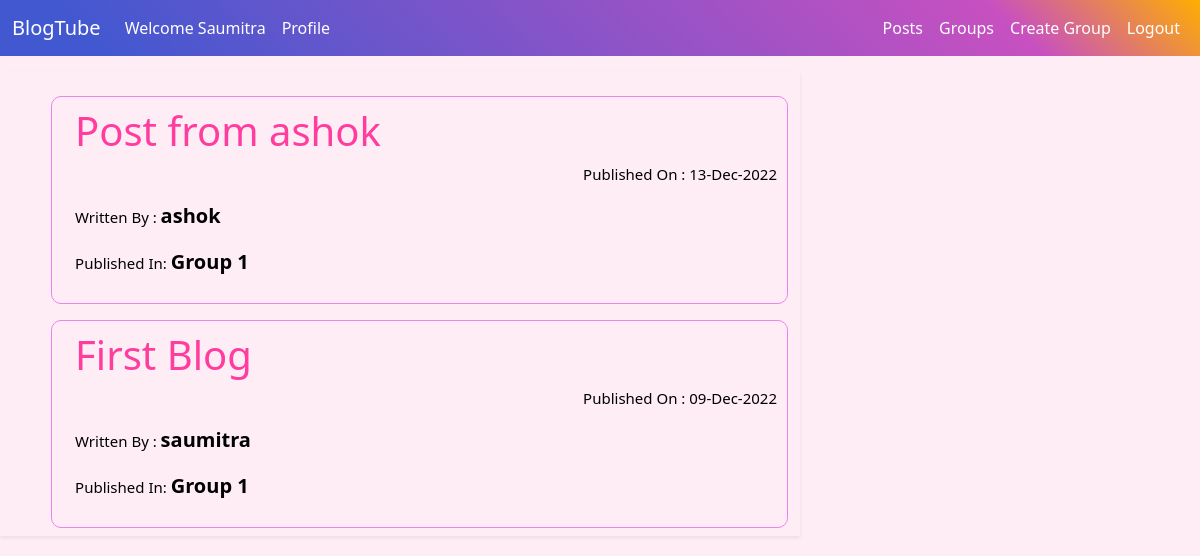
Screenshot of /blog/posts_published/ (signed in) with the database file from the repository.
### blog/models.py (models this page shows, shortened)
class Post(models.Model):
    user = models.ForeignKey(User,related_name='posts',on_delete=models.CASCADE)
    group = models.ForeignKey(Group,on_delete=models.CASCADE)
    title = models.CharField(max_length=250)
    description = models.TextField()
    created_on = models.DateTimeField(default=timezone.now)

### group/models.py (models this page shows, shortened)
class Group(models.Model):
    name = models.CharField(max_length=1000)
    description = models.CharField(max_length=5000)
    profile = models.ManyToManyField(Profile,through='GroupMember')

### blog/views.py (the view)
# urls.py: path("posts_published/",views.PostListView.as_view(),name='post_list'),
class PostListView(ListView):
    model = Post
    def get_queryset(self):
        return Post.objects.filter(created_on__lte=timezone.now()).order_by('-created_on')
    template_name = 'blog/all_posts.html'
    extra_context = {'title': 'Published Posts'}

### blog/templates/blog/all_posts.html
{% extends 'base.html' %}
{% block content %}
<div id="all-post" class="container-fluid">
    <div class="row">
        <div  class="col-lg-8 shadow-sm pt-2 pb-2 mt-3" id="post_list">
        {% for post in post_list %}
        <div id="post-container" >
            <h1><a class="title" href="{% url 'blog:post_detail' pk=post.pk %}">{{ post.title }}</a></h1>
            <p id="post-data" class="text-end date">Published On : {{ post.created_on|date:"d-M-Y" }}</p>
            <p id="post-data" class="text-start">Written By : <a id="author" href="{% url 'user:profile' pk=post.user.profile.id %}">{{ post.user}}</a></p>
            <p id="post-data" class="text-start">Published In: <a id="author" href="{% url 'group:group_detail' pk=post.group.pk %}">{{ post.group.name }}</p>
        </div>
        {% endfor %}
        </div>
    </div>
</div>
{% endblock content %}

### templates/base.html (shortened to what this page needs)
<!DOCTYPE html>
{% load static %}
<html lang="en">
<head>
    <link href="https://cdn.jsdelivr.net/npm/bootstrap@5.2.3/dist/css/bootstrap.min.css" rel="stylesheet">
    <link rel="stylesheet" type="text/css" href="{% static 'css/main.css' %}">
</head>
<body>
    <nav class="navbar sticky-top navbar-expand-lg" style="background-color: #4158D0;
    background-color: #4158D0;
    background-image: linear-gradient(43deg, #4158D0 8%, #C850C0 83%, #ffae00 100%);" id="navbar">
        <div class="container-fluid">
          <a class="navbar-brand" href="{% url 'user:index' %}">BlogTube</a>
          <div class="collapse navbar-collapse" id="navbarSupportedContent">
            <ul class="navbar-nav me-auto mb-2 mb-lg-0">
              {% if user.is_authenticated %}
              <li class="nav-item">
                  <a class="nav-link" href="{% url 'user:profile' pk=user.profile.id %}">Welcome {{user.username|title}}</a>
              </li>
              <li class="nav-item">
                  <a class="nav-link" href="{% url 'user:profile' pk=user.profile.id %}">Profile</a>
              </li>
              {% else %}
              <li class="nav-item">
                <a class="nav-link" href="#">Welcome Guest</a>
              </li>
              {% endif %}
            </ul>
            <ul class="navbar-nav justify-content-end">
                {% if user.is_authenticated %}
                <li class="nav-item">
                  <a class="nav-link" aria-current="page" href="{% url 'blog:post_list' %}">Posts</a>
                </li>
                <li class="nav-item">
                  <a class="nav-link" href="{% url 'group:group_list' %}">Groups</a>
                </li>
                <li class="nav-item">
                  <a class="nav-link" href="{% url 'group:group_create' %}">Create Group</a>
                </li>
                <li class="nav-item">
                    <a class="nav-link" href="{% url 'logout' %}">Logout</a>
                </li>
                {% endif %}
            </ul>
          </div>
        </div>
      </nav>
    {% block content %}
    {% endblock content %}
</body>
</html>

### static/css/main.css (style rules this page uses)
* { margin: 0; padding: 0; }
body { background: #ffedf6; background-position: revert; background-repeat: no-repeat; height: 100vh; }
.navbar-brand ,.nav-link { color: white; }
.title { text-decoration: none; color: #ff3d9e; }
#post-container { border: 1px solid violet; padding: 10px; padding-left: 3%; border-radius: 10px; margin-top: 2%; margin-left: 5%; }
#post-data { color: black; font-size: 15px; }
#author { text-decoration: none; color: black; font-size: 20px; font-weight: 600; }
#post-data { font-weight: 'Dosis', sans-serif; }

### rows the page displays
Post: title "Post from ashok", created_on "13-Dec-2022", user "ashok", group.name "Group 1"
Post: title "First Blog", created_on "09-Dec-2022", user "saumitra", group.name "Group 1"

### other values shown
{{ user.username|title }} "Saumitra"
